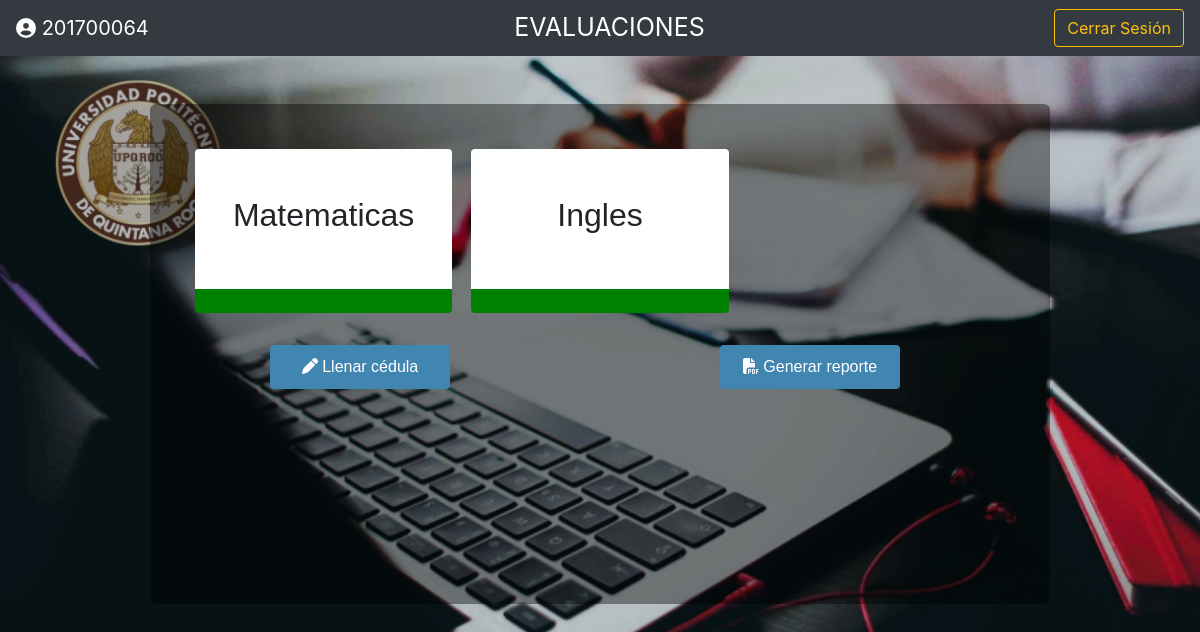
The app's page /Alumno/dashboard.php (signed in), older data.
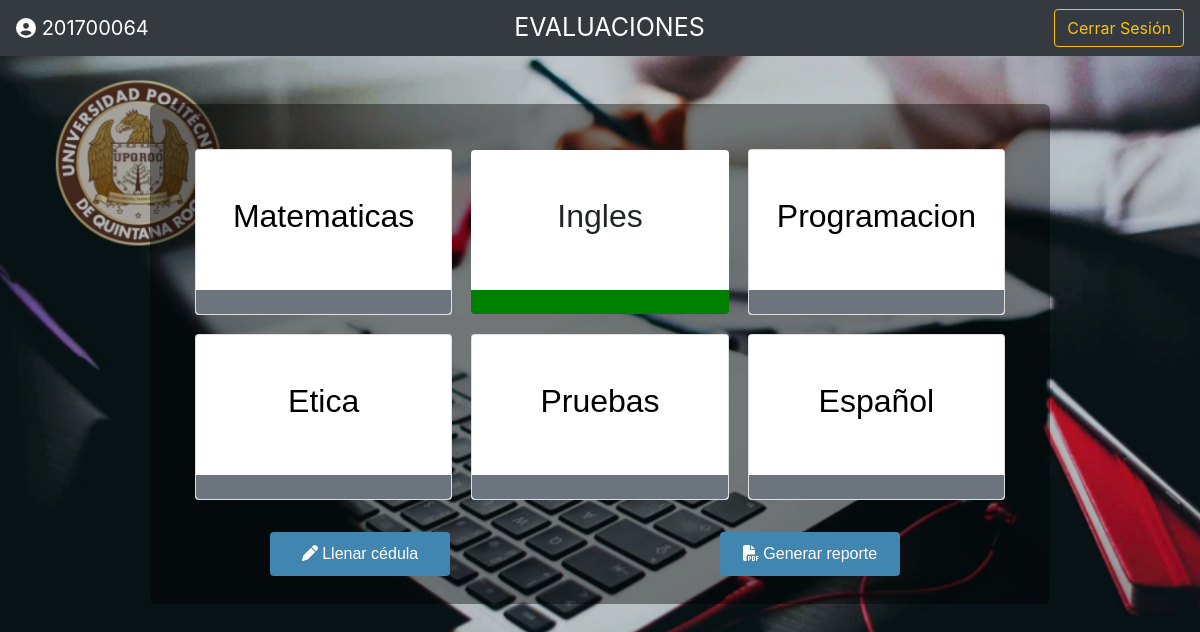
The same page, newer data.
### tables this page shows
CREATE TABLE `calificaciones` (
  `id` int(11) NOT NULL,
  `id_asignatura` int(11) NOT NULL,
  `id_usuario` int(11) NOT NULL,
  `asignatura` text NOT NULL,
  `calificacion` text,
  `status` int(11) NOT NULL
);

### Alumno/dashboard.php (the view, shortened to what this page needs)
<!DOCTYPE html>
<html lang="es">
<head>
    <link rel="stylesheet" href="../bootstrap4/css/bootstrap.css">
    <link rel="stylesheet" type="text/css" href="../fontawesome-free-5.11.2-web/css/all.css">
	<link rel="stylesheet" type="text/css" href="../css/alumn.css">
	<link rel="stylesheet" type="text/css" href="../css/tools.css">
    <link rel="stylesheet" type="text/css" href="../sweetalert2-9.4.0/package/src/sweetalert2.min.css">
</head>
<body>
	<nav class="navbar navbar-dark bg-dark justify-content-between">
 <a class="navbar-brand" style="color: white;"> <i class="fas fa-user-circle"> </i> <?php echo $_SESSION['matricula']; ?> <a class=" text-center" style="color: white; font-size: 25px;">EVALUACIONES</a></a>
 <input type ='button' class="btn btn-outline-warning" value = 'Cerrar Sesión' onclick="window.location='../php/cerrarSesion.php';"/>
</nav>
<br>
<br>
	<div class="principal-content flex">
		<div class="p-content column justify-center">
			<div class="justify-center">
				<div class="black-container column">
					<div class="subjects-content">
						<div class="subjects align-center justify-center">
                                <?php
                                	require('../php/conexion.php');
									$consulta = $mysqli->query("SELECT id_asignatura, asignatura, status FROM calificaciones WHERE id_usuario=".$_SESSION['matricula']);
									while($resultado = mysqli_fetch_assoc($consulta)){
                                ?>
                                			<?php
												if($resultado['status'] == 1){
											?>
											<?php
												}else{
											?>
												<a style="text-decoration: none" class="card" onclick="mi_alerta(<?php echo $resultado['id_asignatura']; ?>)">
											<?php
												}
											?>
										<div class="card-subject column">
											<div class="subject-name align-center justify-center">
												<h2 class="text-center"><?php echo utf8_encode($resultado['asignatura']); ?></h2>
											</div>
											<?php
												if($resultado['status'] == 1){
											?>
												<div class="color-line" style="background-color: green;"></div>
											<?php
												}else{
											?>
												<div class="color-line bg-blue"></div>
											<?php
												}
											?>
										</div>
									</a>
								<?php
									}
								?>
						</div>
					</div>
					<div class="buttons row">
						<div class="cedula justify-center col-md-6 ">
						   <a class="btn-eval text-center" style="text-decoration: none" id="btnCedula" onclick="cedula(<?php echo $_SESSION['matricula']; ?>);"><i class="fas fa-pen"></i>&nbsp;Llenar cédula</a>
						</div>
						<div class="cedula justify-center col-md-6">
							<a class="btn-eval text-center" id="btnReporte" onclick="reporte(<?php echo $_SESSION['matricula']; ?>);"><i class="fas fa-file-pdf"></i>&nbsp;Generar reporte</a>
						</div>
					</div>
				</div>
			</div>
		</div>
	</div>
</body>
</html>

### css/alumn.css (style rules this page uses)
body { background: url(../imagenes/Fondo-web.jpg); background-size: cover; background-repeat: no-repeat; height: 100%; background-attachment: fixed; }
.principal-content { height: 100%; font-family: Verdana,sans-serif; }
.p-content { position: relative; }
.black-container { background-color: rgba(0, 0, 0, 0.4); height: 500px; width: 75%; border-radius: 6px; }
.subjects { width: 100%; padding: 45px 45px 0 45px; display: grid !important; grid-template-columns: repeat(3, 1fr); grid-gap: 1.2rem; }
.card { cursor: pointer; }
.subject-name { height: 140px; background-color: white; background-position: center; border-top-left-radius: 4px; border-top-right-radius: 4px; font-size: 0.8em; }
.color-line { height: 24px; border-bottom-left-radius: 4px; border-bottom-right-radius: 4px; }
.cedula, .reporte { padding: 32px 0; background-color: transparent; }
.cedula { color: black; }
.btn-eval { width: 40%; padding: 10px ; color: white; background-color:#4185b1; border-radius: 4px; cursor: pointer; }

### css/tools.css (style rules this page uses)
* { padding: 0; margin: 0; }
html { font-size: 100%; }
*, *:before, *:after { box-sizing: border-box; }
body { overflow-x: hidden; font-display: fallback; }
.flex { display: flex; }
.flex div, .flex img, .flex header, .flex nav, .flex form { display: flex; }
.column { flex-direction: column; }
.row { flex-direction: row; }
.justify-center { justify-content: center; }
.align-center { align-items: center; }
.text-center { text-align: center; }
.bg-blue { background-color: #6c757d; }
div { width: 100%; }

### Alumno/dashboard.php (style rules this page uses)
a { color:black; }

Row changes from the older to the newer data that the page shows:
changed calificaciones "Matematicas": status 1 → 0 (drawn)
added calificaciones: asignatura "Programacion", status 0 (drawn)
added calificaciones: asignatura "Etica", status 0 (drawn)
added calificaciones: asignatura "Pruebas", status 0 (drawn)
added calificaciones: asignatura "Español", status 0 (drawn)
